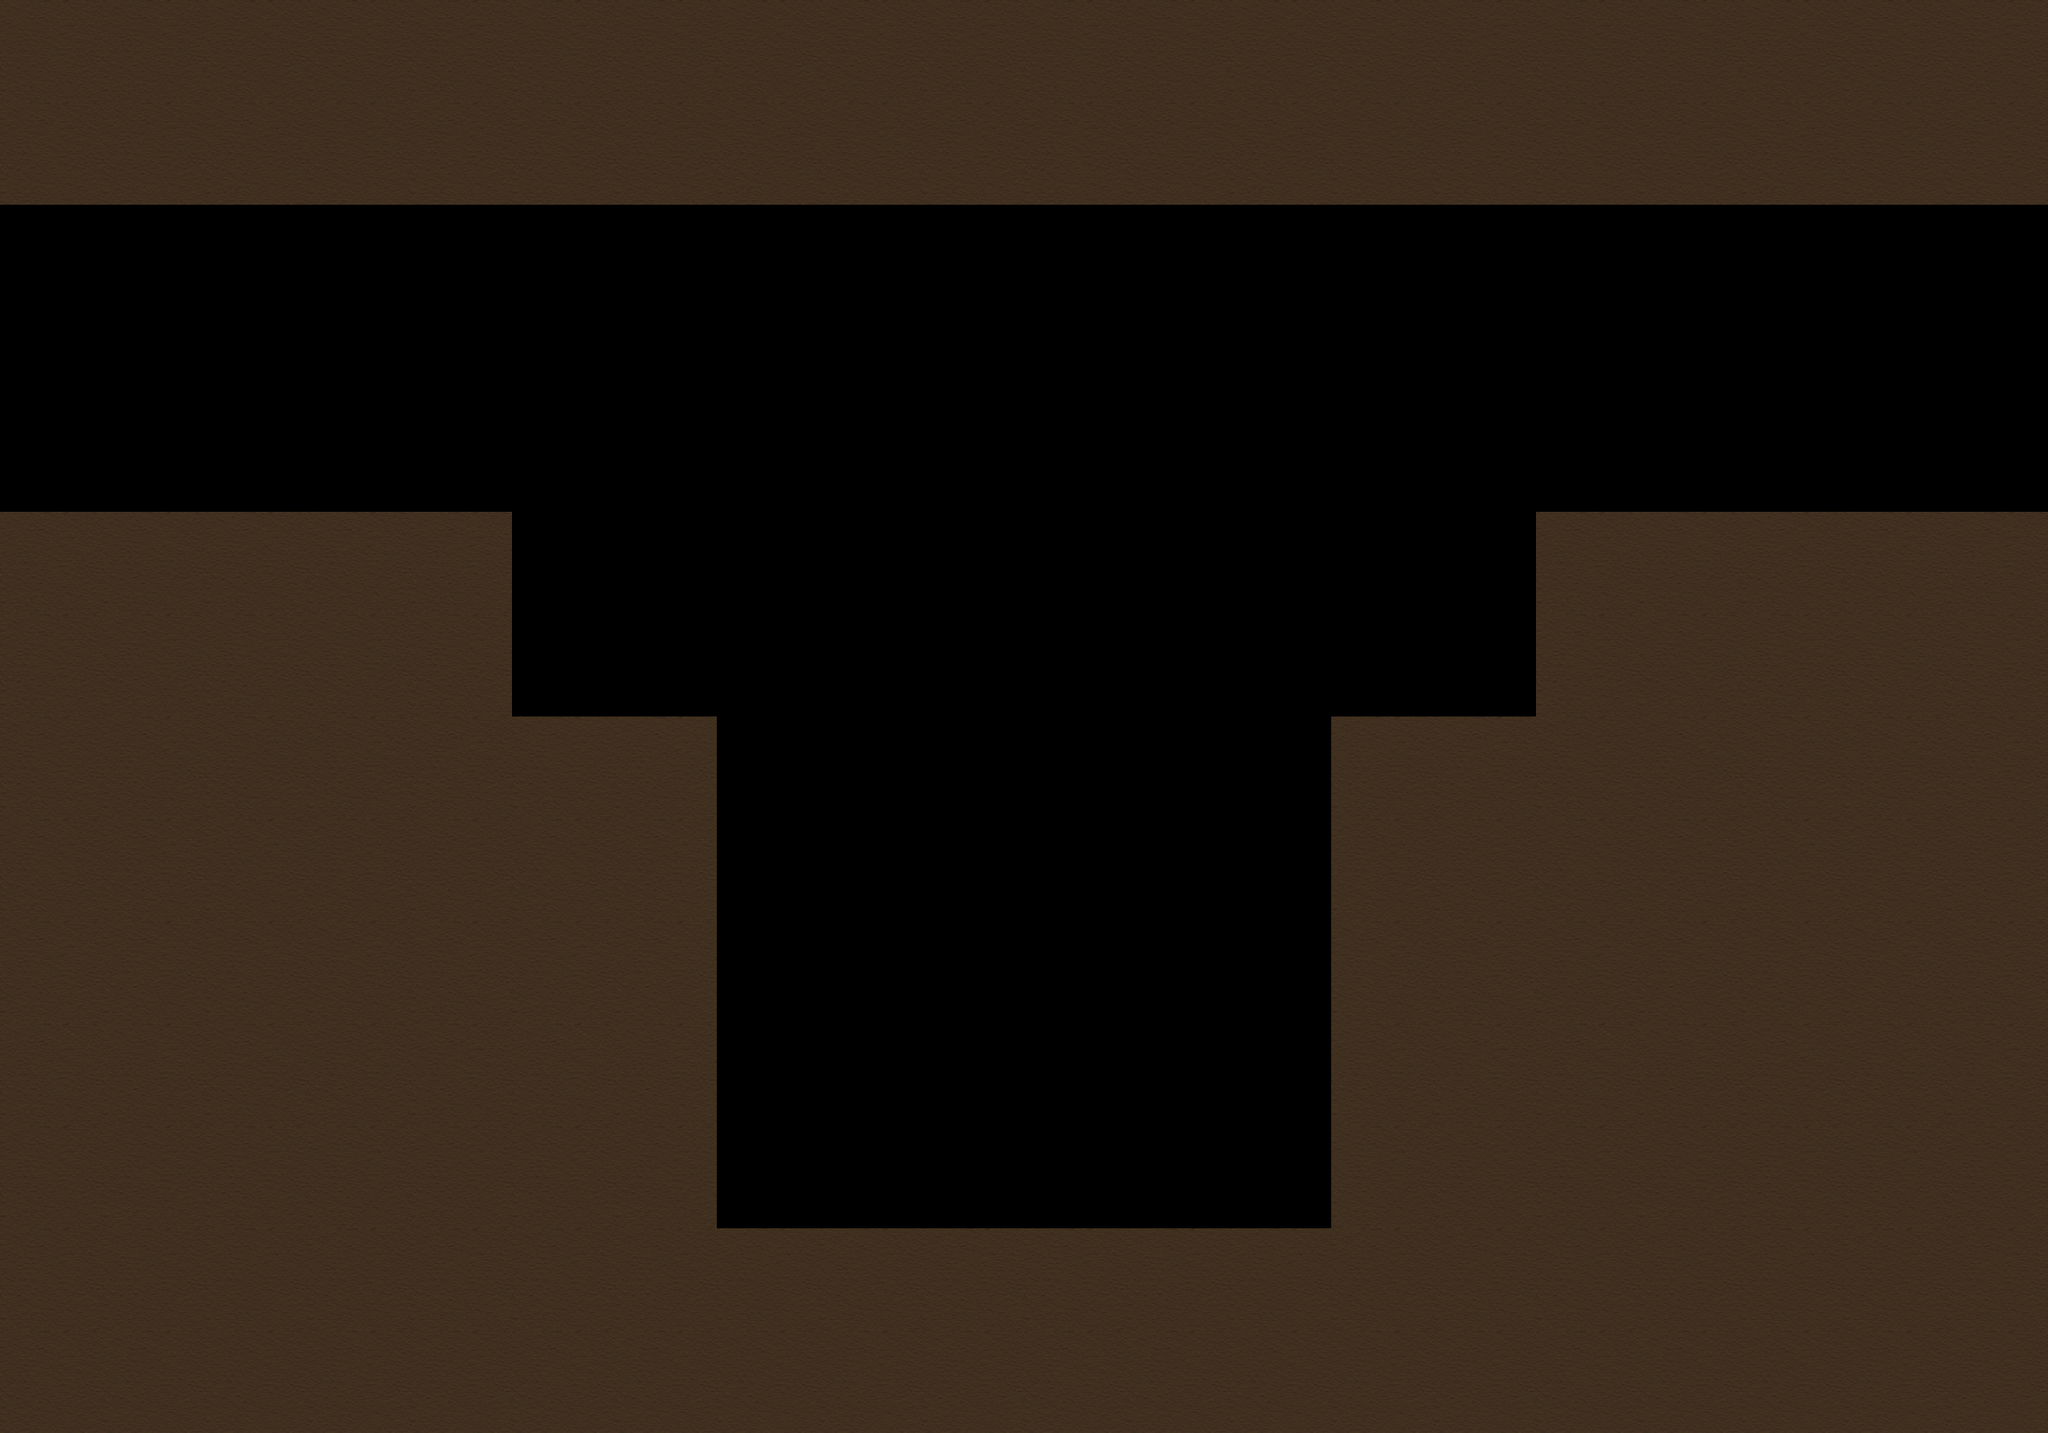

A level layout from a 2D game, rendered from its tile map. Below: a short description, then the map file with tile-grid data replaced by summaries:
An orthogonal 20x14 tile map with 128x128 px tiles, 1 tile layer (Main_Tiles), 3 tilesets and 13 objects (main, rm11, rm13, health1).

<map version="1.2" tiledversion="1.2.0" orientation="orthogonal" renderorder="right-down" width="20" height="14" tilewidth="128" tileheight="128" infinite="0" nextlayerid="11" nextobjectid="154">
 <tileset firstgid="1" name="main_sheet" tilewidth="128" tileheight="128" tilecount="1" columns="1">
  <image source="tilesheets/sheet1.png" width="128" height="128" />
 </tileset>
 <tileset firstgid="2" name="3by3" tilewidth="128" tileheight="128" margin="4" tilecount="9" columns="3">
  <image source="tilesheets/3by3_1.png" width="392" height="392" />
 </tileset>
 <tileset firstgid="11" name="darkCorners" tilewidth="128" tileheight="128" margin="4" tilecount="4" columns="2">
  <image source="tilesheets/darkCorners_sheet.png" width="264" height="264" />
 </tileset>
 <layer id="1" name="Main_Tiles" width="20" height="14">
  <data>[280 cells, 170 non-empty, 1 distinct tile ids]</data>
 </layer>
 <objectgroup id="2" name="Window_Size" />
 <objectgroup id="3" name="Room">
  <object id="121" name="main" x="128" y="128" width="2304" height="1536" />
 </objectgroup>
 <objectgroup id="4" name="Walls">
  <object id="146" x="0" y="0" width="2560" height="256">
   <properties>
    <property name="down" type="bool" value="true" />
   </properties>
  </object>
  <object id="147" x="0" y="640" width="640" height="256">
   <properties>
    <property name="right" type="bool" value="true" />
    <property name="up" type="bool" value="true" />
   </properties>
  </object>
  <object id="148" x="0" y="896" width="896" height="896">
   <properties>
    <property name="right" type="bool" value="true" />
    <property name="up" type="bool" value="true" />
   </properties>
  </object>
  <object id="149" x="896" y="1536" width="768" height="256">
   <properties>
    <property name="up" type="bool" value="true" />
   </properties>
  </object>
  <object id="150" x="1664" y="896" width="896" height="896">
   <properties>
    <property name="left" type="bool" value="true" />
    <property name="up" type="bool" value="true" />
   </properties>
  </object>
  <object id="151" x="1920" y="640" width="640" height="256">
   <properties>
    <property name="left" type="bool" value="true" />
    <property name="up" type="bool" value="true" />
   </properties>
  </object>
 </objectgroup>
 <objectgroup id="5" name="Transitions">
  <object id="131" name="rm11" x="0" y="256" width="128" height="384">
   <properties>
    <property name="relativeX" type="int" value="0" />
    <property name="relativeY" type="int" value="0" />
    <property name="spawnX" type="int" value="-200" />
    <property name="spawnY" type="int" value="0" />
   </properties>
  </object>
  <object id="152" name="rm13" x="2432" y="256" width="128" height="384">
   <properties>
    <property name="relativeX" type="int" value="0" />
    <property name="relativeY" type="int" value="0" />
    <property name="spawnX" type="int" value="200" />
    <property name="spawnY" type="int" value="0" />
   </properties>
  </object>
 </objectgroup>
 <objectgroup id="6" name="Pickups">
  <object id="153" name="health1" x="1280" y="1344" width="128" height="128" />
 </objectgroup>
 <objectgroup id="7" name="Enemies" />
 <objectgroup id="8" name="Breakables">
  <object id="143" x="896" y="896" width="256" height="256" />
  <object id="144" x="1152" y="896" width="256" height="256" />
  <object id="145" x="1408" y="896" width="256" height="256" />
 </objectgroup>
 <objectgroup id="9" name="Water" />
 <objectgroup id="10" name="Vines" />
</map>
